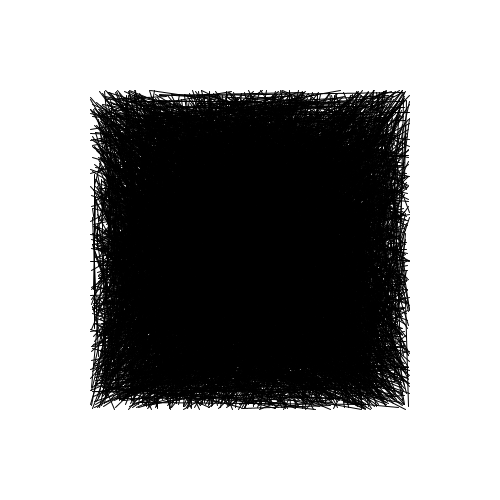
Frame 1 (no input)
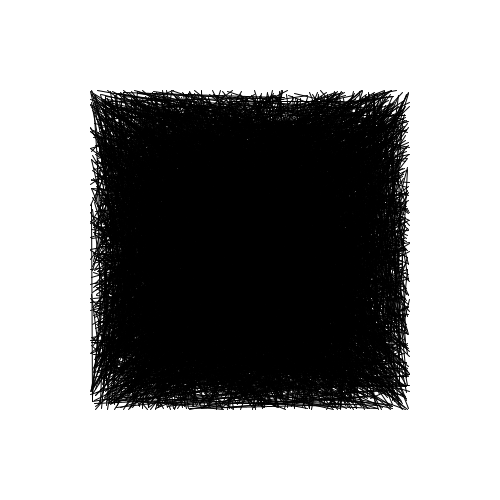
Frame 60 (the mouse pressed at the canvas centre just before this capture)
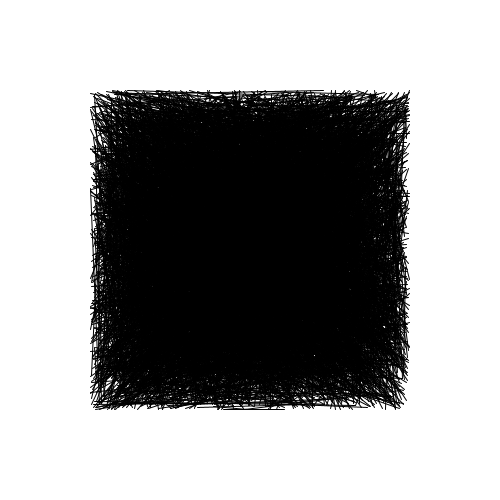
Frame 120 (the mouse held since frame 60 and released just before this capture)

The Processing sketch that drew these frames (run headless with seeded random() and noise(); from frame 60 on, the mouse is pressed at the canvas centre):

// Processing sketch: processing_111504
// ── processing_111504.pde

void setup()
{
  size(500, 500);
}

void draw()
{
  background(255);
  for (int i=1; i<4000; i++)
  {
    
    float posX1 = random(90, width-90);
    float posY1 = random(90, height-90);
    float posX2 = random(90, width-90);
    float posY2 = random(90, width-90);
    stroke(0);
    line(posX1, posY1, posX2, posY2);
  }
}
